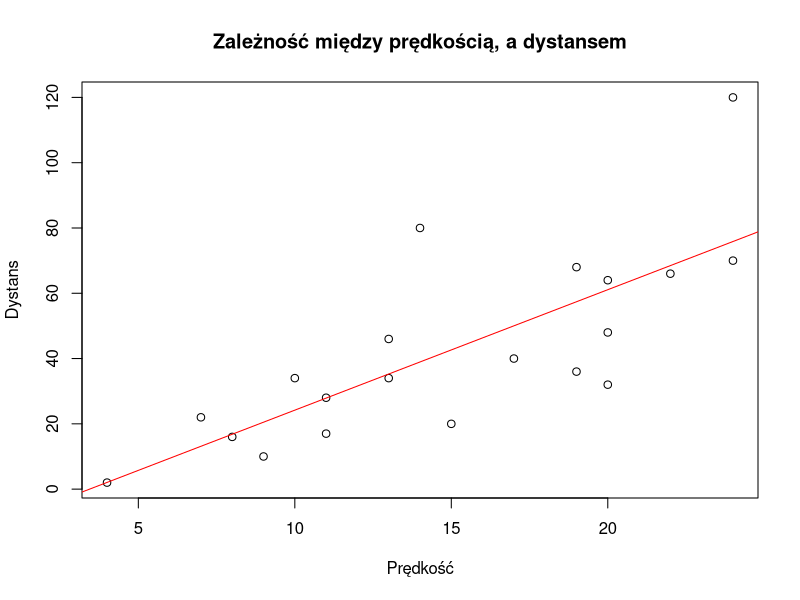

R code for this plot:
## ---- chunk 1
car_sub <- cars[sample(1:50,20),]
speed <- car_sub[,1]
distance <- car_sub[,2]

## ---- chunk 2
pdf.options(encoding='ISOLatin2.enc')
m2l <- function(matr) {
  
      printmrow <- function(x) {
          ret <- paste(paste(x,collapse = " & "    ),"\\\\")
          sprintf(ret)
}
out <- apply(matr,1,printmrow)
out2 <- paste("\\begin{bmatrix}",paste(out,collapse=' '),"\\end{bmatrix}")

return(out2)
}

X <- cbind(matrix(1, nrow = 20),(matrix(speed)))
Y <- matrix(distance)

XtX <- t(X)%*%X
XtY <- t(X)%*%Y

B <- solve(XtX)%*%XtY

## ---- chunk 3
reg <- lm(distance~speed)

plot(x = speed, y = distance,
     main = "Zależność między prędkością, a dystansem",
     xlab = "Prędkość",
     ylab = "Dystans")
abline(reg, col = "red")
